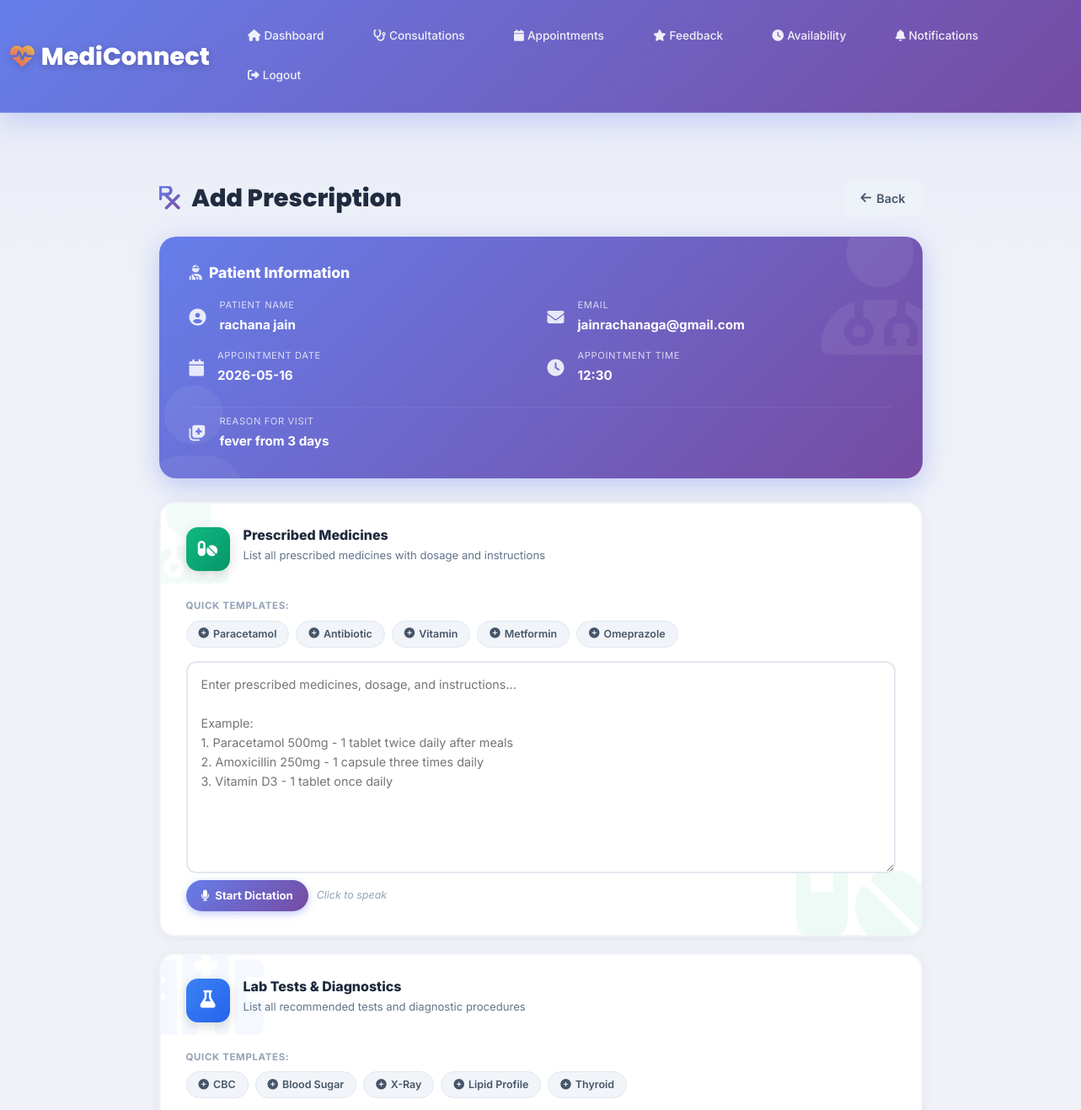
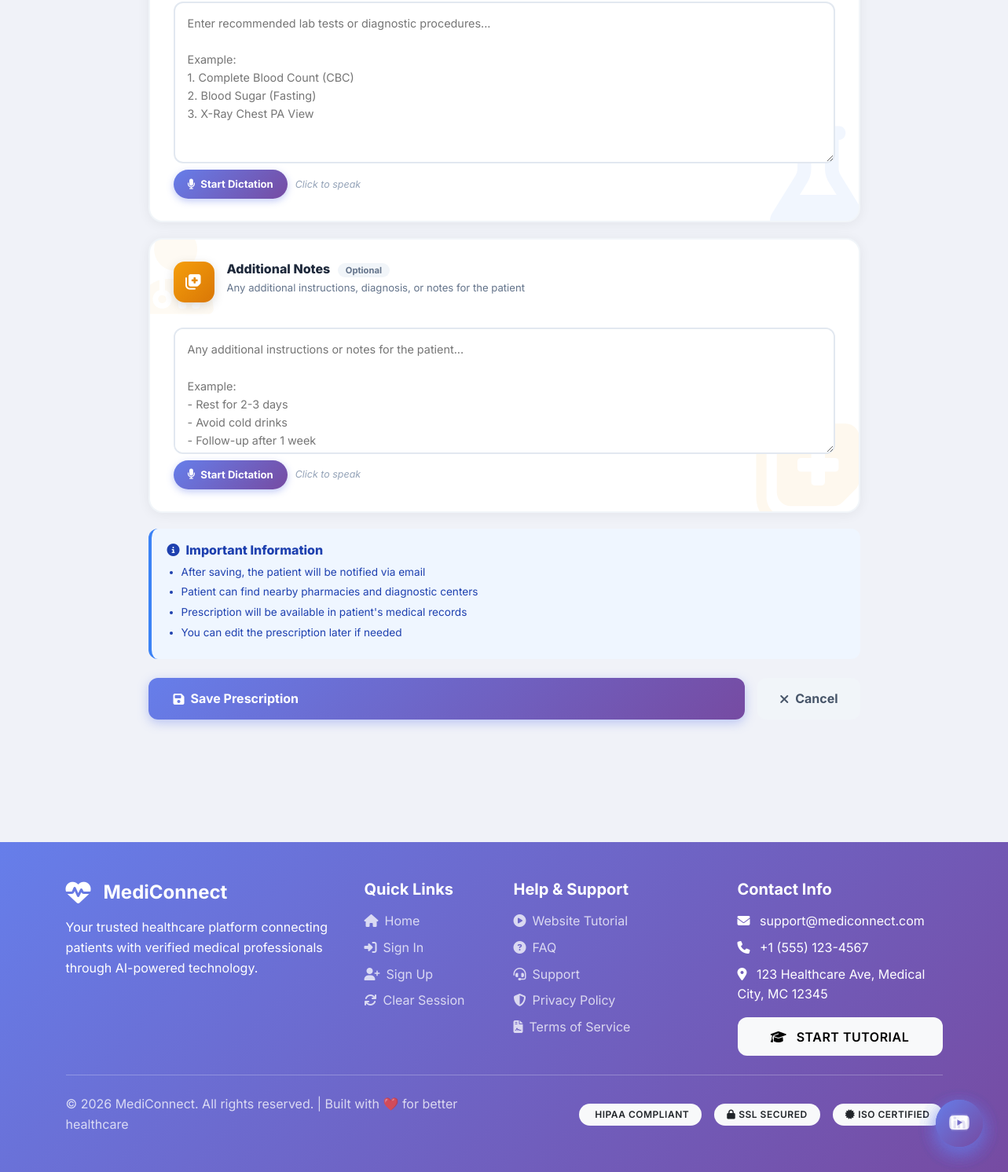
The page /appointment/add-prescription/51 (signed in) on the database its author committed (2 pictures, top to bottom).
### tables this page shows
CREATE TABLE users (
        id INTEGER PRIMARY KEY AUTOINCREMENT,
        name TEXT NOT NULL,
        email TEXT UNIQUE NOT NULL,
        password TEXT NOT NULL,
        role TEXT NOT NULL,
        phone TEXT,
        address TEXT,
        age INTEGER,
        gender TEXT,
        created_at TIMESTAMP DEFAULT CURRENT_TIMESTAMP
    , account_status VARCHAR(20) DEFAULT 'active');

CREATE TABLE "appointments" (
                id INTEGER PRIMARY KEY AUTOINCREMENT,
                patient_id INTEGER,
                doctor_id INTEGER,
                appointment_date DATE,
                appointment_time TIME,
                status TEXT DEFAULT 'scheduled',
                reason TEXT,
                notes TEXT,
                created_at TIMESTAMP DEFAULT CURRENT_TIMESTAMP, mode TEXT DEFAULT "online", symptoms TEXT, prescription TEXT, lab_tests TEXT, payment_status TEXT DEFAULT 'unpaid', payment_id INTEGER,
                FOREIGN KEY (patient_id) REFERENCES patients(id),
                FOREIGN KEY (doctor_id) REFERENCES doctors(id)
            );

### app.py (the view, shortened to what this page needs)
@app.route('/appointment/add-prescription/<int:appointment_id>', methods=['GET', 'POST'])
@login_required
@role_required('doctor')
def add_prescription(appointment_id):
    conn = get_db()
    appointment = conn.execute('''
        SELECT a.*, u.name as patient_name, u.email as patient_email
        FROM appointments a
        JOIN patients p ON a.patient_id = p.id
        JOIN users u ON p.user_id = u.id
        WHERE a.id = ?
    ''', (appointment_id,)).fetchone()
    conn.close()
    if not appointment:
        flash('Appointment not found', 'danger')
        return redirect(url_for('doctor_appointments'))
    return render_template('add_prescription_modern.html', appointment=appointment)

### app.py (called while the page is built)
def get_db():
    conn = sqlite3.connect('medical.db')
    conn.row_factory = sqlite3.Row
    return conn

def login_required(f):
    @wraps(f)
    def decorated_function(*args, **kwargs):
        if 'user_id' not in session:
            flash('Please login first', 'warning')
            return redirect(url_for('signin_as'))
        if 'last_activity' in session:
            last_activity = datetime.fromisoformat(session['last_activity'])
            if datetime.now() - last_activity > timedelta(minutes=30):
                session.clear()
                flash('Session expired due to inactivity. Please login again.', 'warning')
                return redirect(url_for('signin_as'))
        session['last_activity'] = datetime.now().isoformat()
        session.permanent = True
        return f(*args, **kwargs)
    return decorated_function

def role_required(role):
    def decorator(f):
        @wraps(f)
        def decorated_function(*args, **kwargs):
            if 'role' not in session or session['role'] != role:
                flash('Access denied', 'danger')
                return redirect(url_for('signin_as'))
            return f(*args, **kwargs)
        return decorated_function
    return decorator

### templates/add_prescription_modern.html (shortened to what this page needs)
{% extends "base_clean.html" %}
{% block content %}
<div class="rx-wrap">
<div class="container">
<div class="row justify-content-center">
<div class="col-lg-10">
  <div class="d-flex justify-content-between align-items-center mb-4">
    <h1 style="font-family:'Poppins',sans-serif;font-weight:800;font-size:1.8rem;color:#1e293b;margin:0;">
      <i class="fas fa-prescription me-2" style="background:linear-gradient(135deg,#667eea,#764ba2);-webkit-background-clip:text;-webkit-text-fill-color:transparent;background-clip:text;"></i>
      Add Prescription
    </h1>
    <a href="{{ url_for('doctor_appointments') }}" class="btn-back">
      <i class="fas fa-arrow-left"></i> Back
    </a>
  </div>
  <div class="info-banner">
    <h4><i class="fas fa-user-injured me-2"></i>Patient Information</h4>
    <div class="row g-3">
      <div class="col-md-6">
        <div class="d-flex align-items-center gap-3">
          <i class="fas fa-user-circle fa-lg"></i>
          <div>
            <div class="field-lbl">Patient Name</div>
            <div class="field-val">{{ appointment.patient_name }}</div>
          </div>
        </div>
      </div>
      <div class="col-md-6">
        <div class="d-flex align-items-center gap-3">
          <i class="fas fa-envelope fa-lg"></i>
          <div>
            <div class="field-lbl">Email</div>
            <div class="field-val">{{ appointment.patient_email }}</div>
          </div>
        </div>
      </div>
      <div class="col-md-6">
        <div class="d-flex align-items-center gap-3">
          <i class="fas fa-calendar fa-lg"></i>
          <div>
            <div class="field-lbl">Appointment Date</div>
            <div class="field-val">{{ appointment.appointment_date }}</div>
          </div>
        </div>
      </div>
      <div class="col-md-6">
        <div class="d-flex align-items-center gap-3">
          <i class="fas fa-clock fa-lg"></i>
          <div>
            <div class="field-lbl">Appointment Time</div>
            <div class="field-val">{{ appointment.appointment_time }}</div>
          </div>
        </div>
      </div>
      {% if appointment.reason %}
      <div class="col-12">
        <hr class="divider my-2">
        <div class="d-flex align-items-center gap-3">
          <i class="fas fa-notes-medical fa-lg"></i>
          <div>
            <div class="field-lbl">Reason for Visit</div>
            <div class="field-val">{{ appointment.reason }}</div>
          </div>
        </div>
      </div>
      {% endif %}
    </div>
  </div>
  <form method="POST">
    <div class="rx-section rx-section-medicines">
      <div class="d-flex align-items-start gap-3 mb-4">
        <div class="sec-icon" style="background:linear-gradient(135deg,#10b981,#059669);">
          <i class="fas fa-pills"></i>
        </div>
        <div>
          <h4>Prescribed Medicines</h4>
          <div class="sub">List all prescribed medicines with dosage and instructions</div>
        </div>
      </div>
      <div class="mb-3">
        <div style="font-size:.72rem;font-weight:700;color:#94a3b8;text-transform:uppercase;letter-spacing:.6px;margin-bottom:8px;">Quick Templates:</div>
        <div class="d-flex flex-wrap gap-2">
          <span class="qt-chip" onclick="insertTemplate('prescription','1. Paracetamol 500mg - 1 tablet twice daily after meals\n')">
            <i class="fas fa-plus-circle"></i> Paracetamol
          </span>
          <span class="qt-chip" onclick="insertTemplate('prescription','1. Amoxicillin 250mg - 1 capsule three times daily\n')">
            <i class="fas fa-plus-circle"></i> Antibiotic
          </span>
          <span class="qt-chip" onclick="insertTemplate('prescription','1. Vitamin D3 - 1 tablet once daily\n')">
            <i class="fas fa-plus-circle"></i> Vitamin
          </span>
          <span class="qt-chip" onclick="insertTemplate('prescription','1. Metformin 500mg - 1 tablet twice daily with meals\n')">
            <i class="fas fa-plus-circle"></i> Metformin
          </span>
          <span class="qt-chip" onclick="insertTemplate('prescription','1. Omeprazole 20mg - 1 capsule before breakfast\n')">
            <i class="fas fa-plus-circle"></i> Omeprazole
          </span>
        </div>
      </div>
      <div class="ta-wrap">
        <textarea name="prescription" id="prescription" rows="8"
          placeholder="Enter prescribed medicines, dosage, and instructions...&#10;&#10;Example:&#10;1. Paracetamol 500mg - 1 tablet twice daily after meals&#10;2. Amoxicillin 250mg - 1 capsule three times daily&#10;3. Vitamin D3 - 1 tablet once daily">{{ appointment.prescription or '' }}</textarea>
      </div>
      <div class="voice-bar">
        <button type="button" class="voice-btn" id="voice-btn-prescription" onclick="toggleVoice('prescription')">
          <i class="fas fa-microphone" id="mic-icon-prescription"></i>
          <span id="mic-label-prescription">Start Dictation</span>
        </button>
        <span class="voice-status" id="voice-status-prescription">Click to speak</span>
      </div>
    </div>
    <div class="rx-section rx-section-lab">
      <div class="d-flex align-items-start gap-3 mb-4">
        <div class="sec-icon" style="background:linear-gradient(135deg,#3b82f6,#2563eb);">
          <i class="fas fa-flask"></i>
        </div>
        <div>
          <h4>Lab Tests &amp; Diagnostics</h4>
          <div class="sub">List all recommended tests and diagnostic procedures</div>
        </div>
      </div>
      <div class="mb-3">
        <div style="font-size:.72rem;font-weight:700;color:#94a3b8;text-transform:uppercase;letter-spacing:.6px;margin-bottom:8px;">Quick Templates:</div>
        <div class="d-flex flex-wrap gap-2">
          <span class="qt-chip" onclick="insertTemplate('lab_tests','1. Complete Blood Count (CBC)\n')">
            <i class="fas fa-plus-circle"></i> CBC
          </span>
          <span class="qt-chip" onclick="insertTemplate('lab_tests','1. Blood Sugar (Fasting)\n')">
            <i class="fas fa-plus-circle"></i> Blood Sugar
          </span>
          <span class="qt-chip" onclick="insertTemplate('lab_tests','1. X-Ray Chest PA View\n')">
            <i class="fas fa-plus-circle"></i> X-Ray
          </span>
          <span class="qt-chip" onclick="insertTemplate('lab_tests','1. Lipid Profile\n')">
            <i class="fas fa-plus-circle"></i> Lipid Profile
          </span>
          <span class="qt-chip" onclick="insertTemplate('lab_tests','1. Thyroid Function Test (TFT)\n')">
            <i class="fas fa-plus-circle"></i> Thyroid
          </span>
        </div>
      </div>
      <div class="ta-wrap">
        <textarea name="lab_tests" id="lab_tests" rows="6"
          placeholder="Enter recommended lab tests or diagnostic procedures...&#10;&#10;Example:&#10;1. Complete Blood Count (CBC)&#10;2. Blood Sugar (Fasting)&#10;3. X-Ray Chest PA View">{{ appointment.lab_tests or '' }}</textarea>
      </div>
      <div class="voice-bar">
        <button type="button" class="voice-btn" id="voice-btn-lab_tests" onclick="toggleVoice('lab_tests')">
          <i class="fas fa-microphone" id="mic-icon-lab_tests"></i>
          <span id="mic-label-lab_tests">Start Dictation</span>
        </button>
        <span class="voice-status" id="voice-status-lab_tests">Click to speak</span>
      </div>
    </div>
    <div class="rx-section rx-section-notes">
      <div class="d-flex align-items-start gap-3 mb-4">
        <div class="sec-icon" style="background:linear-gradient(135deg,#f59e0b,#d97706);">
          <i class="fas fa-notes-medical"></i>
        </div>
        <div>
          <h4>Additional Notes <span style="background:#f1f5f9;color:#64748b;border-radius:20px;padding:2px 10px;font-size:.7rem;font-weight:700;margin-left:6px;">Optional</span></h4>
          <div class="sub">Any additional instructions, diagnosis, or notes for the patient</div>
        </div>
      </div>
      <div class="ta-wrap">
        <textarea name="notes" id="notes" rows="4"
          placeholder="Any additional instructions or notes for the patient...&#10;&#10;Example:&#10;- Rest for 2-3 days&#10;- Avoid cold drinks&#10;- Follow-up after 1 week">{{ appointment.notes or '' }}</textarea>
      </div>
      <div class="voice-bar">
        <button type="button" class="voice-btn" id="voice-btn-notes" onclick="toggleVoice('notes')">
          <i class="fas fa-microphone" id="mic-icon-notes"></i>
          <span id="mic-label-notes">Start Dictation</span>
        </button>
        <span class="voice-status" id="voice-status-notes">Click to speak</span>
      </div>
    </div>
    <div class="info-alert">
      <h6><i class="fas fa-info-circle me-2"></i>Important Information</h6>
      <ul>
        <li>After saving, the patient will be notified via email</li>
        <li>Patient can find nearby pharmacies and diagnostic centers</li>
        <li>Prescription will be available in patient's medical records</li>
        <li>You can edit the prescription later if needed</li>
      </ul>
    </div>
    <div class="d-flex gap-3 flex-wrap">
      <button type="submit" class="btn-save flex-grow-1">
        <i class="fas fa-save"></i> Save Prescription
      </button>
      <a href="{{ url_for('doctor_appointments') }}" class="btn-cancel">
        <i class="fas fa-times"></i> Cancel
      </a>
    </div>
  </form>
</div>
</div>
</div>
</div>
{% endblock %}

### templates/base_clean.html (style rules this page uses)
:root { --primary-gradient: linear-gradient(135deg, #667eea 0%, #764ba2 100%); --secondary-gradient: linear-gradient(135deg, #f093fb 0%, #f5576c 100%); --success-gradient: linear-gradient(135deg, #4facfe 0%, #00f2fe 100%); --warning-gradient: linear-gradient(135deg, #43e97b 0%, #38f9d7 100%); --danger-gradient: linear-gradient(135deg, #fa709a 0%, #fee140 100%); --dark-gradient: linear-gradient(135deg, #2c3e50 0%, #34495e 100%); --light-bg: #f8fafc; --card-shadow: 0 10px 40px rgba(0, 0, 0, 0.1); --card-shadow-hover: 0 20px 60px rgba(0, 0, 0, 0.15); --border-radius: 20px; --transition: all 0.4s cubic-bezier(0.4, 0, 0.2, 1); }
* { margin: 0; padding: 0; box-sizing: border-box; }
body { font-family: 'Inter', -apple-system, BlinkMacSystemFont, 'Segoe UI', sans-serif; background: var(--light-bg); color: #2d3748; line-height: 1.6; overflow-x: hidden; }
html { scroll-behavior: smooth; }
body { animation: pageFadeIn .35s ease; }

### rows shown on the page
users: patient_name "rachana jain", patient_email "jainrachanaga@gmail.com"
appointments: appointment_date "2026-05-16", appointment_time "12:30", reason "fever from 3 days"
